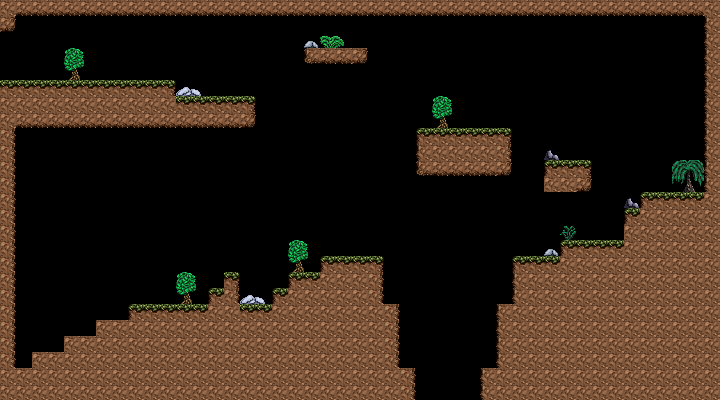

This is a level from a 2D game, rendered from its Tiled map with the project's own tilesets. A one-line summary and the complete map file follow:
An orthogonal 45x25 tile map with 16x16 px tiles, 3 tile layers (terreno, enfeites, objetivo).

<map version="1.10" tiledversion="1.11.0" orientation="orthogonal" renderorder="right-down" width="45" height="25" tilewidth="16" tileheight="16" infinite="0" nextlayerid="4" nextobjectid="1">
 <editorsettings>
  <export target="../../maps/fase1.json" format="json" />
 </editorsettings>
 <tileset firstgid="1" source="base_tileset.tsx" />
 <layer id="1" name="terreno" width="45" height="25">
  <data encoding="csv">
22,42,42,42,42,42,42,42,42,42,42,42,42,42,42,42,42,42,42,42,42,42,42,42,42,42,42,42,42,42,42,42,42,42,42,42,42,42,42,42,42,42,42,42,22,
43,0,0,0,0,0,0,0,0,0,0,0,0,0,0,0,0,0,0,0,0,0,0,0,0,0,0,0,0,0,0,0,0,0,0,0,0,0,0,0,0,0,0,0,21,
0,0,0,0,0,0,0,0,0,0,0,0,0,0,0,0,0,0,0,0,0,0,0,0,0,0,0,0,0,0,0,0,0,0,0,0,0,0,0,0,0,0,0,0,21,
0,0,0,0,0,0,0,0,0,0,0,0,0,0,0,0,0,0,0,41,42,42,43,0,0,0,0,0,0,0,0,0,0,0,0,0,0,0,0,0,0,0,0,0,21,
0,0,0,0,0,0,0,0,0,0,0,0,0,0,0,0,0,0,0,0,0,0,0,0,0,0,0,0,0,0,0,0,0,0,0,0,0,0,0,0,0,0,0,0,21,
2,2,2,2,2,2,2,2,2,2,3,0,0,0,0,0,0,0,0,0,0,0,0,0,0,0,0,0,0,0,0,0,0,0,0,0,0,0,0,0,0,0,0,0,21,
22,22,22,22,22,22,22,22,22,22,22,2,2,2,2,3,0,0,0,0,0,0,0,0,0,0,0,0,0,0,0,0,0,0,0,0,0,0,0,0,0,0,0,0,21,
22,42,42,42,42,42,42,42,42,42,42,42,42,42,42,43,0,0,0,0,0,0,0,0,0,0,0,0,0,0,0,0,0,0,0,0,0,0,0,0,0,0,0,0,21,
23,0,0,0,0,0,0,0,0,0,0,0,0,0,0,0,0,0,0,0,0,0,0,0,0,0,1,2,2,2,2,3,0,0,0,0,0,0,0,0,0,0,0,0,21,
23,0,0,0,0,0,0,0,0,0,0,0,0,0,0,0,0,0,0,0,0,0,0,0,0,0,21,22,22,22,22,23,0,0,0,0,0,0,0,0,0,0,0,0,21,
23,0,0,0,0,0,0,0,0,0,0,0,0,0,0,0,0,0,0,0,0,0,0,0,0,0,41,42,42,42,42,43,0,0,1,2,3,0,0,0,0,0,0,0,21,
23,0,0,0,0,0,0,0,0,0,0,0,0,0,0,0,0,0,0,0,0,0,0,0,0,0,0,0,0,0,0,0,0,0,22,22,43,0,0,0,0,0,0,0,21,
23,0,0,0,0,0,0,0,0,0,0,0,0,0,0,0,0,0,0,0,0,0,0,0,0,0,0,0,0,0,0,0,0,0,0,0,0,0,0,0,1,2,2,2,22,
23,0,0,0,0,0,0,0,0,0,0,0,0,0,0,0,0,0,0,0,0,0,0,0,0,0,0,0,0,0,0,0,0,0,0,0,0,0,0,1,22,22,22,22,22,
23,0,0,0,0,0,0,0,0,0,0,0,0,0,0,0,0,0,0,0,0,0,0,0,0,0,0,0,0,0,0,0,0,0,0,0,0,0,0,22,22,22,22,22,22,
23,0,0,0,0,0,0,0,0,0,0,0,0,0,0,0,0,0,0,0,0,0,0,0,0,0,0,0,0,0,0,0,0,0,0,1,2,2,2,22,22,22,22,22,22,
23,0,0,0,0,0,0,0,0,0,0,0,0,0,0,0,0,0,0,0,1,2,2,3,0,0,0,0,0,0,0,0,1,2,2,22,22,22,22,22,22,22,22,22,22,
23,0,0,0,0,0,0,0,0,0,0,0,0,0,3,0,0,0,1,2,22,22,22,23,0,0,0,0,0,0,0,0,21,22,22,22,22,22,22,22,22,22,22,22,22,
23,0,0,0,0,0,0,0,0,0,0,0,0,1,23,0,0,1,22,22,22,22,22,23,0,0,0,0,0,0,0,0,21,22,22,22,22,22,22,22,22,22,22,22,22,
23,0,0,0,0,0,0,0,1,2,2,2,2,22,22,2,2,22,22,22,22,22,22,22,23,0,0,0,0,0,0,21,22,22,22,22,22,22,22,22,22,22,22,22,22,
23,0,0,0,0,0,22,22,22,22,22,22,22,22,22,22,22,22,22,22,22,22,22,22,23,0,0,0,0,0,0,21,22,22,22,22,22,22,22,22,22,22,22,22,22,
23,0,0,0,22,22,22,22,22,22,22,22,22,22,22,22,22,22,22,22,22,22,22,22,23,0,0,0,0,0,0,21,22,22,22,22,22,22,22,22,22,22,22,22,22,
23,0,22,22,22,22,22,22,22,22,22,22,22,22,22,22,22,22,22,22,22,22,22,22,23,0,0,0,0,0,0,21,22,22,22,22,22,22,22,22,22,22,22,22,22,
22,22,22,22,22,22,22,22,22,22,22,22,22,22,22,22,22,22,22,22,22,22,22,22,22,23,0,0,0,0,21,22,22,22,22,22,22,22,22,22,22,22,22,22,22,
22,22,22,22,22,22,22,22,22,22,22,22,22,22,22,22,22,22,22,22,22,22,22,22,22,23,0,0,0,0,21,22,22,22,22,22,22,22,22,22,22,22,22,22,22
</data>
 </layer>
 <layer id="2" name="enfeites" width="45" height="25">
  <data encoding="csv">
0,0,0,0,0,0,0,0,0,0,0,0,0,0,0,0,0,0,0,0,0,0,0,0,0,0,0,0,0,0,0,0,0,0,0,0,0,0,0,0,0,0,0,0,0,
0,0,0,0,0,0,0,0,0,0,0,0,0,0,0,0,0,0,0,0,0,0,0,0,0,0,0,0,0,0,0,0,0,0,0,0,0,0,0,0,0,0,0,0,0,
0,0,0,0,0,0,0,0,0,0,0,0,0,0,0,0,0,0,0,63,4,5,0,0,0,0,0,0,0,0,0,0,0,0,0,0,0,0,0,0,0,0,0,0,0,
0,0,0,0,81,82,0,0,0,0,0,0,0,0,0,0,0,0,0,0,0,0,0,0,0,0,0,0,0,0,0,0,0,0,0,0,0,0,0,0,0,0,0,0,0,
0,0,0,0,101,102,0,0,0,0,0,0,0,0,0,0,0,0,0,0,0,0,0,0,0,0,0,0,0,0,0,0,0,0,0,0,0,0,0,0,0,0,0,0,0,
0,0,0,0,0,0,0,0,0,0,0,61,62,0,0,0,0,0,0,0,0,0,0,0,0,0,0,0,0,0,0,0,0,0,0,0,0,0,0,0,0,0,0,0,0,
0,0,0,0,0,0,0,0,0,0,0,0,0,0,0,0,0,0,0,0,0,0,0,0,0,0,0,81,82,0,0,0,0,0,0,0,0,0,0,0,0,0,0,0,0,
0,0,0,0,0,0,0,0,0,0,0,0,0,0,0,0,0,0,0,0,0,0,0,0,0,0,0,101,102,0,0,0,0,0,0,0,0,0,0,0,0,0,0,0,0,
0,0,0,0,0,0,0,0,0,0,0,0,0,0,0,0,0,0,0,0,0,0,0,0,0,0,0,0,0,0,0,0,0,0,0,0,0,0,0,0,0,0,0,0,0,
0,0,0,0,0,0,0,0,0,0,0,0,0,0,0,0,0,0,0,0,0,0,0,0,0,0,0,0,0,0,0,0,0,0,64,0,0,0,0,0,0,0,0,0,0,
0,0,0,0,0,0,0,0,0,0,0,0,0,0,0,0,0,0,0,0,0,0,0,0,0,0,0,0,0,0,0,0,0,0,0,0,0,0,0,0,0,0,83,84,0,
0,0,0,0,0,0,0,0,0,0,0,0,0,0,0,0,0,0,0,0,0,0,0,0,0,0,0,0,0,0,0,0,0,0,0,0,0,0,0,0,0,0,103,104,0,
0,0,0,0,0,0,0,0,0,0,0,0,0,0,0,0,0,0,0,0,0,0,0,0,0,0,0,0,0,0,0,0,0,0,0,0,0,0,0,64,0,0,0,0,0,
0,0,0,0,0,0,0,0,0,0,0,0,0,0,0,0,0,0,0,0,0,0,0,0,0,0,0,0,0,0,0,0,0,0,0,0,0,0,0,0,0,0,0,0,0,
0,0,0,0,0,0,0,0,0,0,0,0,0,0,0,0,0,0,0,0,0,0,0,0,0,0,0,0,0,0,0,0,0,0,0,26,0,0,0,0,0,0,0,0,0,
0,0,0,0,0,0,0,0,0,0,0,0,0,0,0,0,0,0,81,82,0,0,0,0,0,0,0,0,0,0,0,0,0,0,63,0,0,0,0,0,0,0,0,0,0,
0,0,0,0,0,0,0,0,0,0,0,0,0,0,0,0,0,0,101,102,0,0,0,0,0,0,0,0,0,0,0,0,0,0,0,0,0,0,0,0,0,0,0,0,0,
0,0,0,0,0,0,0,0,0,0,0,81,82,0,0,0,0,0,0,0,0,0,0,0,0,0,0,0,0,0,0,0,0,0,0,0,0,0,0,0,0,0,0,0,0,
0,0,0,0,0,0,0,0,0,0,0,101,102,0,0,61,62,0,0,0,0,0,0,0,0,0,0,0,0,0,0,0,0,0,0,0,0,0,0,0,0,0,0,0,0,
23,207,207,207,207,207,187,187,0,0,0,0,0,0,0,0,0,0,0,0,0,0,0,0,0,0,0,0,0,0,0,0,0,0,0,0,0,0,0,0,0,0,0,0,0,
23,227,227,246,247,227,0,0,0,0,0,0,0,0,0,0,0,0,0,0,0,0,0,0,0,0,0,0,0,0,0,0,0,0,0,0,0,0,0,0,0,0,0,0,0,
23,246,247,227,0,0,0,0,0,0,0,0,0,0,0,0,0,0,0,0,0,0,0,0,0,0,0,0,0,0,0,0,0,0,0,0,0,0,0,0,0,0,0,0,0,
23,227,0,0,0,0,0,0,0,0,0,0,0,0,0,0,0,0,0,0,0,0,0,0,0,0,0,0,0,0,0,0,0,0,0,0,0,0,0,0,0,0,0,0,0,
0,0,0,0,0,0,0,0,0,0,0,0,0,0,0,0,0,0,0,0,0,0,0,0,0,0,0,0,0,0,0,0,0,0,0,0,0,0,0,0,0,0,0,0,0,
0,0,0,0,0,0,0,0,0,0,0,0,0,0,0,0,0,0,0,0,0,0,0,0,0,0,0,0,0,0,0,0,0,0,0,0,0,0,0,0,0,0,0,0,0
</data>
 </layer>
 <layer id="3" name="objetivo" width="45" height="25">
  <data encoding="csv">
0,0,0,0,0,0,0,0,0,0,0,0,0,0,0,0,0,0,0,0,0,0,0,0,0,0,0,0,0,0,0,0,0,0,0,0,0,0,0,0,0,0,0,0,0,
0,0,0,0,0,0,0,0,0,0,0,0,0,0,0,0,0,0,0,0,0,0,0,0,0,0,0,0,0,0,0,0,0,0,0,0,0,0,0,0,0,0,0,0,0,
0,0,0,0,0,0,0,0,0,0,0,0,0,0,0,0,0,0,0,0,0,0,0,0,0,0,0,0,0,0,0,0,0,0,0,0,0,0,0,0,0,0,0,0,0,
0,88,89,0,0,0,0,0,0,0,0,0,0,0,0,0,0,0,0,0,0,0,0,0,0,0,0,0,0,0,0,0,0,0,0,0,0,0,0,0,0,0,0,0,0,
0,108,109,0,0,0,0,0,0,0,0,0,0,0,0,0,0,0,0,0,0,0,0,0,0,0,0,0,0,0,0,0,0,0,0,0,0,0,0,0,0,0,0,0,0,
0,0,0,0,0,0,0,0,0,0,0,0,0,0,0,0,0,0,0,0,0,0,0,0,0,0,0,0,0,0,0,0,0,0,0,0,0,0,0,0,0,0,0,0,0,
0,0,0,0,0,0,0,0,0,0,0,0,0,0,0,0,0,0,0,0,0,0,0,0,0,0,0,0,0,0,0,0,0,0,0,0,0,0,0,0,0,0,0,0,0,
0,0,0,0,0,0,0,0,0,0,0,0,0,0,0,0,0,0,0,0,0,0,0,0,0,0,0,0,0,0,0,0,0,0,0,0,0,0,0,0,0,0,0,0,0,
0,0,0,0,0,0,0,0,0,0,0,0,0,0,0,0,0,0,0,0,0,0,0,0,0,0,0,0,0,0,0,0,0,0,0,0,0,0,0,0,0,0,0,0,0,
0,0,0,0,0,0,0,0,0,0,0,0,0,0,0,0,0,0,0,0,0,0,0,0,0,0,0,0,0,0,0,0,0,0,0,0,0,0,0,0,0,0,0,0,0,
0,0,0,0,0,0,0,0,0,0,0,0,0,0,0,0,0,0,0,0,0,0,0,0,0,0,0,0,0,0,0,0,0,0,0,0,0,0,0,0,0,0,0,0,0,
0,0,0,0,0,0,0,0,0,0,0,0,0,0,0,0,0,0,0,0,0,0,0,0,0,0,0,0,0,0,0,0,0,0,0,0,0,0,0,0,0,0,0,0,0,
0,0,0,0,0,0,0,0,0,0,0,0,0,0,0,0,0,0,0,0,0,0,0,0,0,0,0,0,0,0,0,0,0,0,0,0,0,0,0,0,0,0,0,0,0,
0,0,0,0,0,0,0,0,0,0,0,0,0,0,0,0,0,0,0,0,0,0,0,0,0,0,0,0,0,0,0,0,0,0,0,0,0,0,0,0,0,0,0,0,0,
0,0,0,0,0,0,0,0,0,0,0,0,0,0,0,0,0,0,0,0,0,0,0,0,0,0,0,0,0,0,0,0,0,0,0,0,0,0,0,0,0,0,0,0,0,
0,0,0,0,0,0,0,0,0,0,0,0,0,0,0,0,0,0,0,0,0,0,0,0,0,0,0,0,0,0,0,0,0,0,0,0,0,0,0,0,0,0,0,0,0,
0,0,0,0,0,0,0,0,0,0,0,0,0,0,0,0,0,0,0,0,0,0,0,0,0,0,0,0,0,0,0,0,0,0,0,0,0,0,0,0,0,0,0,0,0,
0,0,0,0,0,0,0,0,0,0,0,0,0,0,0,0,0,0,0,0,0,0,0,0,0,0,0,0,0,0,0,0,0,0,0,0,0,0,0,0,0,0,0,0,0,
0,0,0,0,0,0,0,0,0,0,0,0,0,0,0,0,0,0,0,0,0,0,0,0,0,0,0,0,0,0,0,0,0,0,0,0,0,0,0,0,0,0,0,0,0,
0,0,0,0,0,0,0,0,0,0,0,0,0,0,0,0,0,0,0,0,0,0,0,0,0,0,0,0,0,0,0,0,0,0,0,0,0,0,0,0,0,0,0,0,0,
0,0,0,0,0,0,0,0,0,0,0,0,0,0,0,0,0,0,0,0,0,0,0,0,0,0,0,0,0,0,0,0,0,0,0,0,0,0,0,0,0,0,0,0,0,
0,0,0,0,0,0,0,0,0,0,0,0,0,0,0,0,0,0,0,0,0,0,0,0,0,0,0,0,0,0,0,0,0,0,0,0,0,0,0,0,0,0,0,0,0,
0,0,0,0,0,0,0,0,0,0,0,0,0,0,0,0,0,0,0,0,0,0,0,0,0,0,0,0,0,0,0,0,0,0,0,0,0,0,0,0,0,0,0,0,0,
0,0,0,0,0,0,0,0,0,0,0,0,0,0,0,0,0,0,0,0,0,0,0,0,0,0,0,0,0,0,0,0,0,0,0,0,0,0,0,0,0,0,0,0,0,
0,0,0,0,0,0,0,0,0,0,0,0,0,0,0,0,0,0,0,0,0,0,0,0,0,0,0,0,0,0,0,0,0,0,0,0,0,0,0,0,0,0,0,0,0
</data>
 </layer>
</map>